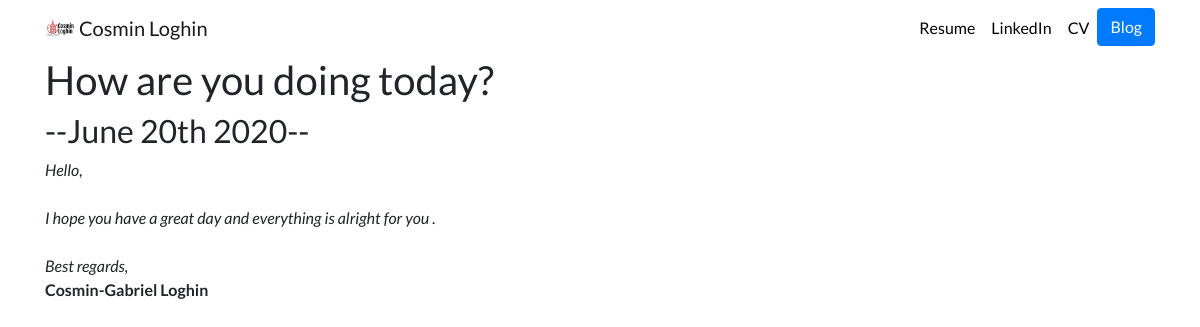
The app's page /blog/4/ with its own data.
### blog/models.py (models this page shows, shortened)
class Blog(models.Model):
    title_blog = models.CharField(max_length=200)
    description_blog = models.TextField()
    date = models.DateField()

### blog/views.py (the view)
# urls.py: path('<int:blog_id>/', views.detail, name='detail' ),
def detail(request, blog_id):
    blog = get_object_or_404(Blog, pk=blog_id)
    return render(request, 'blog/detail.html',{'blog':blog})

### blog/templates/blog/detail.html
{% extends 'base.html' %}
{% block content %}
<h1>{{ blog.title_blog }}</h1>
<h2>--{{ blog.date|date:'F jS Y' }}--</h2>
{{ blog.description_blog|safe }}
{% endblock %}

### portfolio/static/portfolio/custom.css (style rules this page uses)
body { font-family: 'Lato', sans-serif; }

### records on screen
Blog: title_blog "How are you doing today?", date "June 20th 2020", description_blog "Hello, I hope you have a great day and everything is alright for you . Best regards, Cosmin-Gabriel Loghin"
